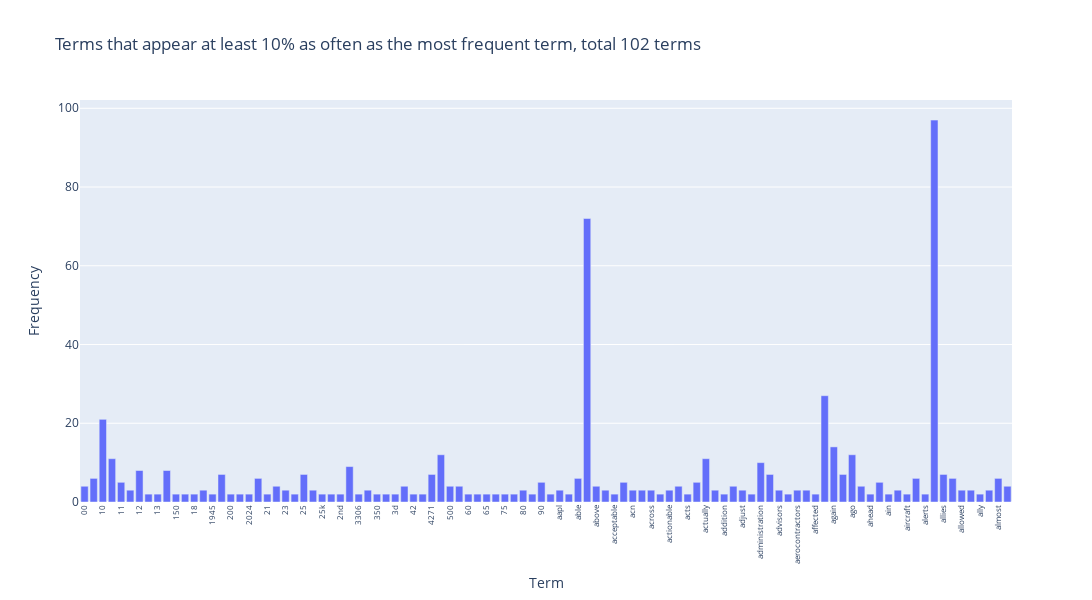

Notebook code cell kept with this figure:
### Markdown cell above
### >>> **Exercise 13:** 
The chart above only contains 300 vocabulary in the documents, and it's already computationally intensive to both compute and visualize. Can you efficiently reduce the number of terms you want to visualize as an exercise.

### Code cell
#ref: https://plotly.com/python/bar-charts/
#Preparing data
terms = count_vect.get_feature_names_out()[:300]

df = pd.DataFrame({"term": terms, "count": term_frequencies[:300]})

#instead, select only the terms that appear at least 10% as often as the most frequent term
#with this we filter out the not important words (based on group performance)
df = df[df["count"] > term_frequencies[:300].max() * 0.02]
# print(len(df))

#Create interactive bar chart
fig = px.bar(df, x="term", y="count",
             title=f"Terms that appear at least 10% as often as the most frequent term, total {len(df)} terms",
             labels={"term": "Term", "frequency": "Frequency"})

fig.update_layout(xaxis_tickangle=-90, 
                  xaxis_tickfont_size=8,
                  yaxis_title="Frequency",
                  xaxis_title="Term",
                  height=600, width=1200)
fig.show()

### Figure 1 — Plotly figure (JSON) as saved in the notebook; plotly's stock layout.template omitted (floating-point values rounded to 4 significant figures)
{"data": [{"hovertemplate": "Term=%{x}<br>count=%{y}<extra></extra>", "legendgroup": "", "marker": {"color": "#636efa", "pattern": {"shape": ""}}, "name": "", "orientation": "v", "showlegend": false, "textposition": "auto", "type": "bar", "x": ["00", "000", "10", "100", "11", "116", "12", "125", "13", "15", "150", "17th", "18", "18630", "1945", "20", "200", "2021", "2024", "2025", "21", "22", "23", "24", "25", "250", "25k", "28", "2nd", "30", "3306", "35", "350", "36", "3d", "40", "42", "4260", "4271", "50", "500", "5000", "60", "64", "65", "70", "75", "77", "80", "8883", "90", "98", "aapl", "ability", "able", "about", "above", "absolutely", "acceptable", "accurate", "acn", "acquisition", "across", "act", "actionable", "activity", "acts", "actual", "actually", "adding", "addition", "additional", "adjust", "admin", "administration", "advice", "advisors", "advocating", "aerocontractors", "affect", "affected", "after", "again", "against", "ago", "agree", "ahead", "ai", "ain", "air", "aircraft", "airlines", "alerts", "all", "allies", "allocation", "allowed", "allows", "ally", "almasria", "almost", "alone"], "xaxis": "x", "y": [4, 6, 21, 11, 5, 3, 8, 2, 2, 8, 2, 2, 2, 3, 2, 7, 2, 2, 2, 6, 2, 4, 3, 2, 7, 3, 2, 2, 2, 9, 2, 3, 2, 2, 2, 4, 2, 2, 7, 12, 4, 4, 2, 2, 2, 2, 2, 2, 3, 2, 5, 2, 3, 2, 6, 72, 4, 3, 2, 5, 3, 3, 3, 2, 3, 4, 2, 5, 11, 3, 2, 4, 3, 2, 10, 7, 3, 2, 3, 3, 2, 27, 14, 7, 12, 4, 2, 5, 2, 3, 2, 6, 2, 97, 7, 6, 3, 3, 2, 3, 6, 4], "yaxis": "y"}], "layout": {"barmode": "relative", "height": 600, "legend": {"tracegroupgap": 0}, "title": {"text": "Terms that appear at least 10% as often as the most frequent term, total 102 terms"}, "width": 1200, "xaxis": {"anchor": "y", "domain": [0, 1], "tickangle": -90, "tickfont": {"size": 8}, "title": {"text": "Term"}}, "yaxis": {"anchor": "x", "domain": [0, 1], "title": {"text": "Frequency"}}}}
